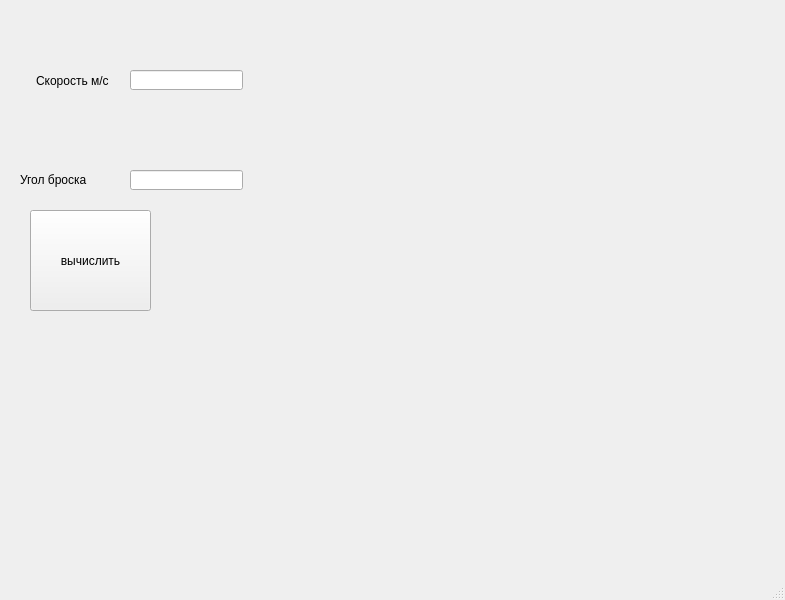
<?xml version="1.0" encoding="UTF-8"?>
<ui version="4.0">
 <class>MainWindow</class>
 <widget class="QMainWindow" name="MainWindow">
  <property name="geometry">
   <rect>
    <x>0</x>
    <y>0</y>
    <width>785</width>
    <height>600</height>
   </rect>
  </property>
  <property name="windowTitle">
   <string>MainWindow</string>
  </property>
  <widget class="QWidget" name="centralwidget">
   <widget class="QLabel" name="label">
    <property name="geometry">
     <rect>
      <x>36</x>
      <y>70</y>
      <width>81</width>
      <height>21</height>
     </rect>
    </property>
    <property name="text">
     <string>Скорость м/с</string>
    </property>
   </widget>
   <widget class="QLabel" name="label_2">
    <property name="geometry">
     <rect>
      <x>20</x>
      <y>170</y>
      <width>91</width>
      <height>20</height>
     </rect>
    </property>
    <property name="text">
     <string>Угол броска</string>
    </property>
   </widget>
   <widget class="QLineEdit" name="ugol">
    <property name="geometry">
     <rect>
      <x>130</x>
      <y>170</y>
      <width>113</width>
      <height>20</height>
     </rect>
    </property>
   </widget>
   <widget class="QLineEdit" name="speed">
    <property name="geometry">
     <rect>
      <x>130</x>
      <y>70</y>
      <width>113</width>
      <height>20</height>
     </rect>
    </property>
   </widget>
   <widget class="QPushButton" name="button">
    <property name="geometry">
     <rect>
      <x>30</x>
      <y>210</y>
      <width>121</width>
      <height>101</height>
     </rect>
    </property>
    <property name="text">
     <string>вычислить</string>
    </property>
   </widget>
  </widget>
  <widget class="QMenuBar" name="menubar">
   <property name="geometry">
    <rect>
     <x>0</x>
     <y>0</y>
     <width>785</width>
     <height>21</height>
    </rect>
   </property>
  </widget>
  <widget class="QStatusBar" name="statusbar"/>
 </widget>
 <resources/>
 <connections/>
</ui>
